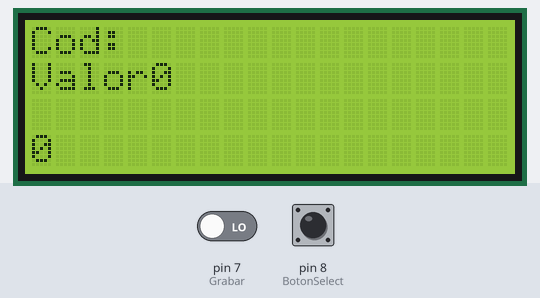
Simulated run of this sketch. Board: Arduino Uno, built with avr-gcc and run on an emulated ATmega328P. Shown: 20×4 character LCD. The test bench sets the inputs (shaded band); at power-on: pin 8 (BotonSelect) LOW, pin 7 (Grabar) LOW.

Above: at 1.2 s.
1.3 s: pin 8 (BotonSelect) pulled HIGH for 0.15 s
At 2.0 s:
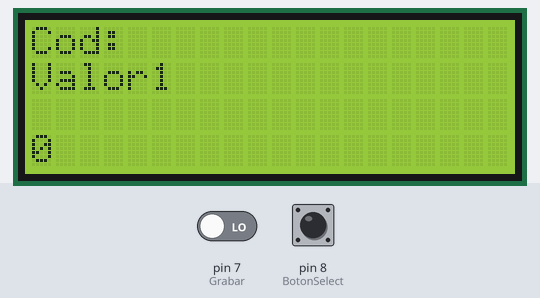
2.9 s: pin 8 (BotonSelect) pulled HIGH for 1 s
Timing chart, 0 to 5.9 s (numbered marks = the images above; inputs shaded):
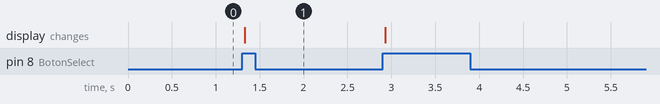

Measured:
- after the input at 1.3 s, the display: changes at once (image 1)

The sketch:

Identificador_mando.ino
```cpp
#include <IRremote.h>
#include <Wire.h>
#include <LiquidCrystal_I2C.h>
LiquidCrystal_I2C lcd(0x3F,20,4);

const int RECV_PIN = 9;

IRrecv irrecv(RECV_PIN);
decode_results results;

int BotonSelect = 8;
int Grabar = 7;

 long val0 = 0 ;
 long val1 =0;
 long val2 =0 ;
 int pinLed = 0 ;

 long cod=0;
void setup()
{
  Serial.begin(9600);
  irrecv.enableIRIn();
  lcd.init();
  lcd.backlight();

  lcd.setCursor(0,0);
  lcd.print("Cod:");

     lcd.setCursor(0,1);
     lcd.print("Valor");
     lcd.setCursor(5,1);
     lcd.print("0");

  pinMode(BotonSelect, INPUT);
  pinMode(Grabar, INPUT);
}

void loop()
{
   if (digitalRead(BotonSelect) == HIGH)
   {
      pinLed++;
      // Para no pasarnos de vueltas
      if (pinLed > 2) { pinLed=0; }

    lcd.setCursor(0,1);
     lcd.print("Valor");
     lcd.setCursor(5,1);
     lcd.print(pinLed);

      // Esperamos a que el boton se suelte
      while (digitalRead(BotonSelect) == HIGH) {  }
      delay(10); // Esperamos un poquito más...
      lcd.clear();
   }

  if((irrecv.decode(&results))&& (pinLed == 0)) {
     lcd.clear();
   lcd.setCursor(0,0);
   lcd.print("Cod:");
   //  lcd.setCursor(0,1);
   //  lcd.print("Valor");
     lcd.setCursor(5,1);
     lcd.print("0");
  val0=results.value,HEX;
  lcd.setCursor(0,3);
  lcd.print(val0,HEX);
  irrecv.resume();
    }
    if(pinLed == 0) {
    lcd.setCursor(0,0);
    lcd.print("Cod:");
    lcd.setCursor(0,1);
    lcd.print("Valor");
    lcd.setCursor(5,1);
    lcd.print("0");
    lcd.setCursor(0,3);
    lcd.print(val0,HEX);
    }

    if((irrecv.decode(&results))&& (pinLed == 1)) {
    lcd.clear();
    lcd.setCursor(0,0);
    lcd.print("Cod:");
    lcd.setCursor(0,1);
    lcd.print("Valor");
    lcd.setCursor(5,1);
    lcd.print("1");
    val1=results.value,HEX;
    lcd.setCursor(0,3);
    lcd.print(val1,HEX);
    irrecv.resume();
    }
    if(pinLed == 1) {
    lcd.setCursor(0,0);
    lcd.print("Cod:");
    lcd.setCursor(0,1);
    lcd.print("Valor");
    lcd.setCursor(5,1);
    lcd.print("1");
    lcd.setCursor(0,3);
    lcd.print(val1,HEX);
    }

    if((irrecv.decode(&results))&& (pinLed == 2)) {
    lcd.clear();
    lcd.setCursor(0,0);
    lcd.print("Cod:");
    lcd.setCursor(0,1);
    lcd.print("Valor");
    lcd.setCursor(5,1);
    lcd.print("2");
    val2=results.value,HEX;
    lcd.setCursor(0,3);
    lcd.print(val2,HEX);
    irrecv.resume();
    }
    if(pinLed == 2) {
   lcd.setCursor(0,0);
   lcd.print("Cod:");
   lcd.setCursor(0,1);
   lcd.print("Valor");
   lcd.setCursor(5,1);
   lcd.print("2");
   lcd.setCursor(0,3);
   lcd.print(val2,HEX);
    }

      //Para grabar datos
    if (digitalRead(Grabar) == HIGH)
    {
      Serial.println(val0,HEX);
      Serial.println(val1,HEX);
      Serial.println(val2,HEX);
      Serial.println(' ');
    }
      while (digitalRead(Grabar) == HIGH) {  }
      delay(10); // Esperamos un poquito más...

}
```
